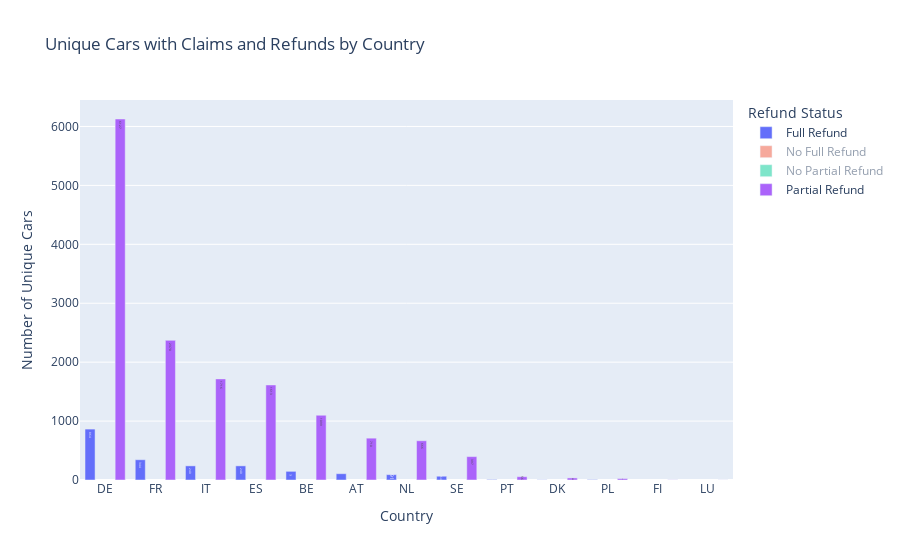
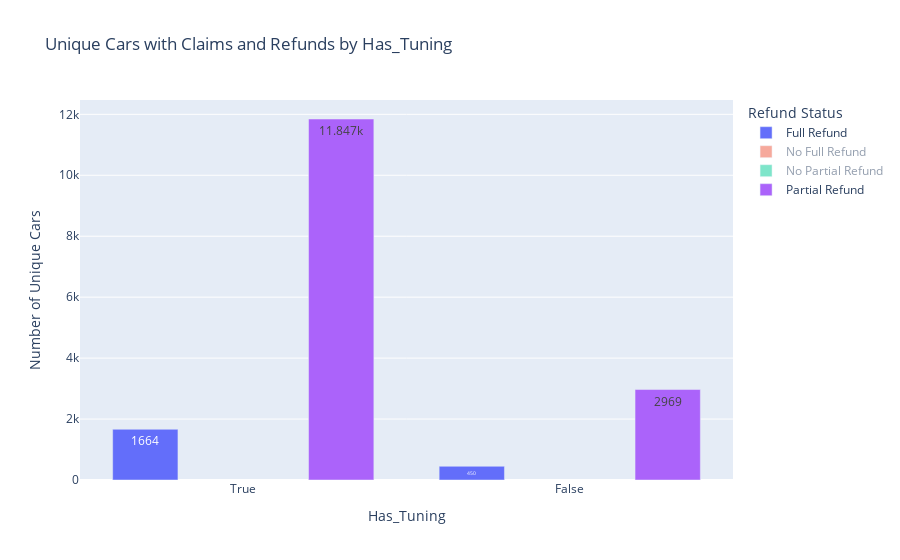
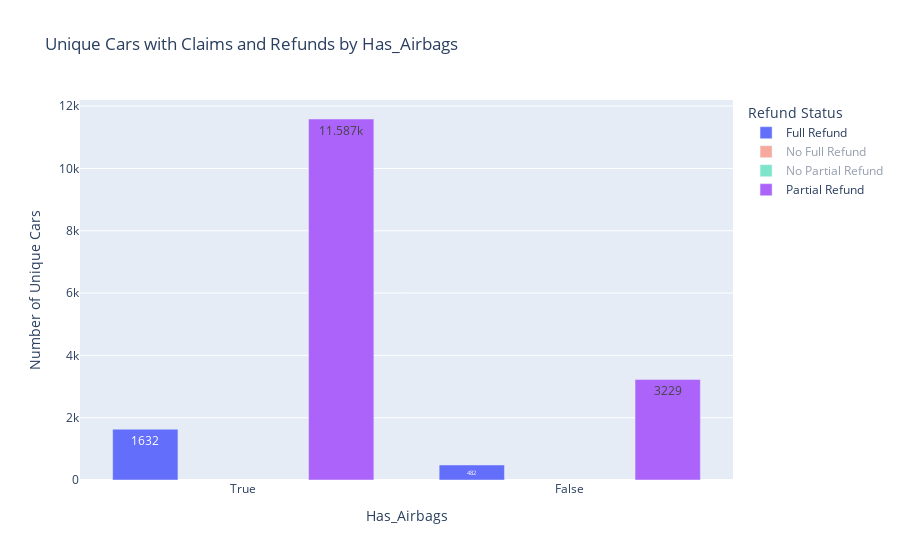
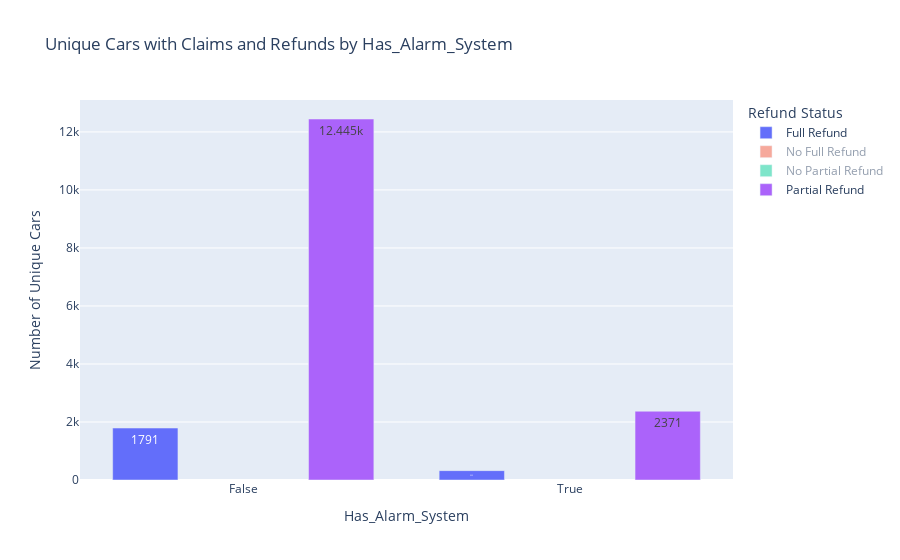

The code cell stored with these charts, in order, in its notebook:
### Code cell
import plotly.express as px
def plot_unique_cars_by_feature(data, feature_name):
    # Convert the feature to string if not already done
    if data[feature_name].dtype != 'O':  # 'O' denotes string/object type in pandas
        data[feature_name + '_str'] = data[feature_name].astype(str)
    feature_str = feature_name + '_str' if data[feature_name].dtype != 'O' else feature_name

    # Melt the DataFrame to long format
    long_format = pd.melt(data, id_vars=['car_id', feature_str], value_vars=['full_refunds_str', 'partial_refunds_str'],
                          var_name='Refund Type', value_name='Refund Status')

    # Filter out the 'No Full Refund' and 'No Partial Refund' rows for clearer visualization
    filtered_long_format = long_format[long_format['Refund Status'].str.contains('Refund')]

    # Group by feature and 'Refund Status', then count unique 'car_id's
    unique_cars_by_feature_and_refund = filtered_long_format.groupby([feature_str, 'Refund Status'])['car_id'].nunique().reset_index(name='Unique Cars Count')

    # Create the histogram using the aggregated data
    fig = px.bar(unique_cars_by_feature_and_refund, x=feature_str, y='Unique Cars Count', color='Refund Status',
                 title=f'Unique Cars with Claims and Refunds by {feature_name.title()}',
                 labels={feature_str: feature_name.title(), 'Unique Cars Count': 'Number of Unique Cars'},
                 barmode='group')
    fig.update_traces(texttemplate='%{y}', textposition='inside')
    fig.update_xaxes(categoryorder='total descending')
    fig.show()

# Plot charts for specified features
features = ['country', 'has_tuning', 'has_airbags',
       'has_alarm_system', 'fuel_type', 'gear_type', 'ac_type', 'xenon_light',
       'navigation_system', 'radio_system']
for feature in features:
    plot_unique_cars_by_feature(data_no_duplicates, feature)

### Figure 1 — Plotly figure (JSON) as saved in the notebook; plotly's stock layout.template omitted (floating-point values rounded to 4 significant figures)
{"data": [{"alignmentgroup": "True", "hovertemplate": "Refund Status=Full Refund<br>Country=%{x}<br>Number of Unique Cars=%{y}<extra></extra>", "legendgroup": "Full Refund", "marker": {"color": "#636efa", "pattern": {"shape": ""}}, "name": "Full Refund", "offsetgroup": "Full Refund", "orientation": "v", "showlegend": true, "textposition": "inside", "texttemplate": "%{y}", "type": "bar", "x": ["AT", "BE", "DE", "DK", "ES", "FR", "IT", "NL", "PL", "PT", "SE"], "xaxis": "x", "y": [107, 147, 864, 3, 240, 344, 240, 91, 6, 8, 64], "yaxis": "y"}, {"alignmentgroup": "True", "hovertemplate": "Refund Status=No Full Refund<br>Country=%{x}<br>Number of Unique Cars=%{y}<extra></extra>", "legendgroup": "No Full Refund", "marker": {"color": "#EF553B", "pattern": {"shape": ""}}, "name": "No Full Refund", "offsetgroup": "No Full Refund", "orientation": "v", "showlegend": true, "textposition": "inside", "texttemplate": "%{y}", "type": "bar", "visible": "legendonly", "x": ["AT", "BE", "DE", "DK", "ES", "FI", "FR", "IT", "LU", "NL", "PL", "PT", "SE"], "xaxis": "x", "y": [2689, 4358, 28591, 151, 8420, 8, 10713, 7572, 1, 2819, 97, 239, 1986], "yaxis": "y"}, {"alignmentgroup": "True", "hovertemplate": "Refund Status=No Partial Refund<br>Country=%{x}<br>Number of Unique Cars=%{y}<extra></extra>", "legendgroup": "No Partial Refund", "marker": {"color": "#00cc96", "pattern": {"shape": ""}}, "name": "No Partial Refund", "offsetgroup": "No Partial Refund", "orientation": "v", "showlegend": true, "textposition": "inside", "texttemplate": "%{y}", "type": "bar", "visible": "legendonly", "x": ["AT", "BE", "DE", "DK", "ES", "FI", "FR", "IT", "NL", "PL", "PT", "SE"], "xaxis": "x", "y": [2105, 3435, 23454, 120, 7068, 6, 8739, 6118, 2260, 80, 192, 1657], "yaxis": "y"}, {"alignmentgroup": "True", "hovertemplate": "Refund Status=Partial Refund<br>Country=%{x}<br>Number of Unique Cars=%{y}<extra></extra>", "legendgroup": "Partial Refund", "marker": {"color": "#ab63fa", "pattern": {"shape": ""}}, "name": "Partial Refund", "offsetgroup": "Partial Refund", "orientation": "v", "showlegend": true, "textposition": "inside", "texttemplate": "%{y}", "type": "bar", "x": ["AT", "BE", "DE", "DK", "ES", "FI", "FR", "IT", "LU", "NL", "PL", "PT", "SE"], "xaxis": "x", "y": [710, 1099, 6127, 35, 1613, 2, 2370, 1716, 1, 666, 24, 56, 397], "yaxis": "y"}], "layout": {"autosize": true, "barmode": "group", "legend": {"title": {"text": "Refund Status"}, "tracegroupgap": 0}, "title": {"text": "Unique Cars with Claims and Refunds by Country"}, "xaxis": {"anchor": "y", "autorange": true, "categoryorder": "total descending", "domain": [0, 1], "range": [-0.5, 12.5], "title": {"text": "Country"}, "type": "category"}, "yaxis": {"anchor": "x", "autorange": true, "domain": [0, 1], "range": [0, 6449.0], "title": {"text": "Number of Unique Cars"}, "type": "linear"}}}

### Figure 2 — Plotly figure (JSON) as saved in the notebook; plotly's stock layout.template omitted (floating-point values rounded to 4 significant figures)
{"data": [{"alignmentgroup": "True", "hovertemplate": "Refund Status=Full Refund<br>Has_Tuning=%{x}<br>Number of Unique Cars=%{y}<extra></extra>", "legendgroup": "Full Refund", "marker": {"color": "#636efa", "pattern": {"shape": ""}}, "name": "Full Refund", "offsetgroup": "Full Refund", "orientation": "v", "showlegend": true, "textposition": "inside", "texttemplate": "%{y}", "type": "bar", "visible": true, "x": ["False", "True"], "xaxis": "x", "y": [450, 1664], "yaxis": "y"}, {"alignmentgroup": "True", "hovertemplate": "Refund Status=No Full Refund<br>Has_Tuning=%{x}<br>Number of Unique Cars=%{y}<extra></extra>", "legendgroup": "No Full Refund", "marker": {"color": "#EF553B", "pattern": {"shape": ""}}, "name": "No Full Refund", "offsetgroup": "No Full Refund", "orientation": "v", "showlegend": true, "textposition": "inside", "texttemplate": "%{y}", "type": "bar", "visible": "legendonly", "x": ["False", "True"], "xaxis": "x", "y": [42257, 25387], "yaxis": "y"}, {"alignmentgroup": "True", "hovertemplate": "Refund Status=No Partial Refund<br>Has_Tuning=%{x}<br>Number of Unique Cars=%{y}<extra></extra>", "legendgroup": "No Partial Refund", "marker": {"color": "#00cc96", "pattern": {"shape": ""}}, "name": "No Partial Refund", "offsetgroup": "No Partial Refund", "orientation": "v", "showlegend": true, "textposition": "inside", "texttemplate": "%{y}", "type": "bar", "visible": "legendonly", "x": ["False", "True"], "xaxis": "x", "y": [39805, 15429], "yaxis": "y"}, {"alignmentgroup": "True", "hovertemplate": "Refund Status=Partial Refund<br>Has_Tuning=%{x}<br>Number of Unique Cars=%{y}<extra></extra>", "legendgroup": "Partial Refund", "marker": {"color": "#ab63fa", "pattern": {"shape": ""}}, "name": "Partial Refund", "offsetgroup": "Partial Refund", "orientation": "v", "showlegend": true, "textposition": "inside", "texttemplate": "%{y}", "type": "bar", "visible": true, "x": ["False", "True"], "xaxis": "x", "y": [2969, 11847], "yaxis": "y"}], "layout": {"autosize": true, "barmode": "group", "legend": {"title": {"text": "Refund Status"}, "tracegroupgap": 0}, "title": {"text": "Unique Cars with Claims and Refunds by Has_Tuning"}, "xaxis": {"anchor": "y", "autorange": true, "categoryorder": "total descending", "domain": [0, 1], "range": [-0.5, 1.5], "title": {"text": "Has_Tuning"}, "type": "category"}, "yaxis": {"anchor": "x", "autorange": true, "domain": [0, 1], "range": [0, 12470.0], "title": {"text": "Number of Unique Cars"}, "type": "linear"}}}

### Figure 3 — Plotly figure (JSON) as saved in the notebook; plotly's stock layout.template omitted (floating-point values rounded to 4 significant figures)
{"data": [{"alignmentgroup": "True", "hovertemplate": "Refund Status=Full Refund<br>Has_Airbags=%{x}<br>Number of Unique Cars=%{y}<extra></extra>", "legendgroup": "Full Refund", "marker": {"color": "#636efa", "pattern": {"shape": ""}}, "name": "Full Refund", "offsetgroup": "Full Refund", "orientation": "v", "showlegend": true, "textposition": "inside", "texttemplate": "%{y}", "type": "bar", "x": ["False", "True"], "xaxis": "x", "y": [482, 1632], "yaxis": "y"}, {"alignmentgroup": "True", "hovertemplate": "Refund Status=No Full Refund<br>Has_Airbags=%{x}<br>Number of Unique Cars=%{y}<extra></extra>", "legendgroup": "No Full Refund", "marker": {"color": "#EF553B", "pattern": {"shape": ""}}, "name": "No Full Refund", "offsetgroup": "No Full Refund", "orientation": "v", "showlegend": true, "textposition": "inside", "texttemplate": "%{y}", "type": "bar", "visible": "legendonly", "x": ["False", "True"], "xaxis": "x", "y": [10524, 57120], "yaxis": "y"}, {"alignmentgroup": "True", "hovertemplate": "Refund Status=No Partial Refund<br>Has_Airbags=%{x}<br>Number of Unique Cars=%{y}<extra></extra>", "legendgroup": "No Partial Refund", "marker": {"color": "#00cc96", "pattern": {"shape": ""}}, "name": "No Partial Refund", "offsetgroup": "No Partial Refund", "orientation": "v", "showlegend": true, "textposition": "inside", "texttemplate": "%{y}", "type": "bar", "visible": "legendonly", "x": ["False", "True"], "xaxis": "x", "y": [7850, 47384], "yaxis": "y"}, {"alignmentgroup": "True", "hovertemplate": "Refund Status=Partial Refund<br>Has_Airbags=%{x}<br>Number of Unique Cars=%{y}<extra></extra>", "legendgroup": "Partial Refund", "marker": {"color": "#ab63fa", "pattern": {"shape": ""}}, "name": "Partial Refund", "offsetgroup": "Partial Refund", "orientation": "v", "showlegend": true, "textposition": "inside", "texttemplate": "%{y}", "type": "bar", "x": ["False", "True"], "xaxis": "x", "y": [3229, 11587], "yaxis": "y"}], "layout": {"autosize": true, "barmode": "group", "legend": {"title": {"text": "Refund Status"}, "tracegroupgap": 0}, "title": {"text": "Unique Cars with Claims and Refunds by Has_Airbags"}, "xaxis": {"anchor": "y", "autorange": true, "categoryorder": "total descending", "domain": [0, 1], "range": [-0.5, 1.5], "title": {"text": "Has_Airbags"}, "type": "category"}, "yaxis": {"anchor": "x", "autorange": true, "domain": [0, 1], "range": [0, 12200.0], "title": {"text": "Number of Unique Cars"}, "type": "linear"}}}

### Figure 4 — Plotly figure (JSON) as saved in the notebook; plotly's stock layout.template omitted (floating-point values rounded to 4 significant figures)
{"data": [{"alignmentgroup": "True", "hovertemplate": "Refund Status=Full Refund<br>Has_Alarm_System=%{x}<br>Number of Unique Cars=%{y}<extra></extra>", "legendgroup": "Full Refund", "marker": {"color": "#636efa", "pattern": {"shape": ""}}, "name": "Full Refund", "offsetgroup": "Full Refund", "orientation": "v", "showlegend": true, "textposition": "inside", "texttemplate": "%{y}", "type": "bar", "x": ["False", "True"], "xaxis": "x", "y": [1791, 323], "yaxis": "y"}, {"alignmentgroup": "True", "hovertemplate": "Refund Status=No Full Refund<br>Has_Alarm_System=%{x}<br>Number of Unique Cars=%{y}<extra></extra>", "legendgroup": "No Full Refund", "marker": {"color": "#EF553B", "pattern": {"shape": ""}}, "name": "No Full Refund", "offsetgroup": "No Full Refund", "orientation": "v", "showlegend": true, "textposition": "inside", "texttemplate": "%{y}", "type": "bar", "visible": "legendonly", "x": ["False", "True"], "xaxis": "x", "y": [56865, 10779], "yaxis": "y"}, {"alignmentgroup": "True", "hovertemplate": "Refund Status=No Partial Refund<br>Has_Alarm_System=%{x}<br>Number of Unique Cars=%{y}<extra></extra>", "legendgroup": "No Partial Refund", "marker": {"color": "#00cc96", "pattern": {"shape": ""}}, "name": "No Partial Refund", "offsetgroup": "No Partial Refund", "orientation": "v", "showlegend": true, "textposition": "inside", "texttemplate": "%{y}", "type": "bar", "visible": "legendonly", "x": ["False", "True"], "xaxis": "x", "y": [46451, 8783], "yaxis": "y"}, {"alignmentgroup": "True", "hovertemplate": "Refund Status=Partial Refund<br>Has_Alarm_System=%{x}<br>Number of Unique Cars=%{y}<extra></extra>", "legendgroup": "Partial Refund", "marker": {"color": "#ab63fa", "pattern": {"shape": ""}}, "name": "Partial Refund", "offsetgroup": "Partial Refund", "orientation": "v", "showlegend": true, "textposition": "inside", "texttemplate": "%{y}", "type": "bar", "x": ["False", "True"], "xaxis": "x", "y": [12445, 2371], "yaxis": "y"}], "layout": {"autosize": true, "barmode": "group", "legend": {"title": {"text": "Refund Status"}, "tracegroupgap": 0}, "title": {"text": "Unique Cars with Claims and Refunds by Has_Alarm_System"}, "xaxis": {"anchor": "y", "autorange": true, "categoryorder": "total descending", "domain": [0, 1], "range": [-0.5, 1.5], "title": {"text": "Has_Alarm_System"}, "type": "category"}, "yaxis": {"anchor": "x", "autorange": true, "domain": [0, 1], "range": [0, 13100], "title": {"text": "Number of Unique Cars"}, "type": "linear"}}}
